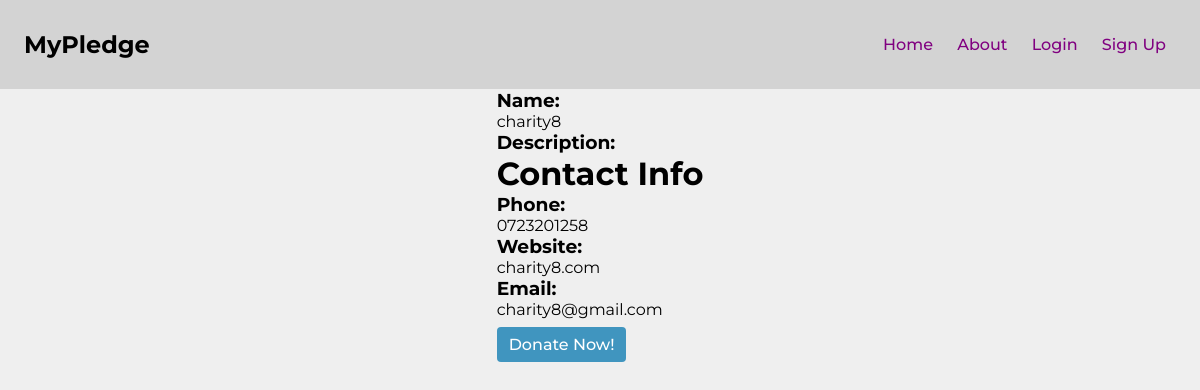
/organization/charity_info_page/5018, run on the app's committed database.
### app/models.py (models this page shows, shortened)
class Charity(db.Model, UserMixin):
    id               = Column(Integer, primary_key=True, autoincrement=False, unique=True)
    charity_name     = Column(String(64), nullable=False)
    address          = Column(String(64), nullable=False)
    zip_code         = Column(String(64), nullable=False)
    phone            = Column(String(64), nullable=False)
    website          = Column(String(64))
    email            = Column(String(64), nullable=False, unique=True)
    password         = Column(String(64), nullable=False)
    contact_name     = Column(String(64))
    contact_cell     = Column(String(64), unique=True)
    contact_position = Column(String(64))
    bank             = Column(String(64), nullable=False)
    account_number   = Column(String(64), nullable=False)
    balance          = Column(Float, default=0)
    home_page_text   = Column(String(200), default='')
    description      = Column(Text, default='')
    authenticated    = Column(Boolean, default=False)
    receipts         = db.relationship('Receipt', backref='charity', lazy='dynamic')
    pledges         = db.relationship('Pledge', backref='charity', lazy='dynamic')
    donations       = db.relationship('Donation', backref='charity', lazy='dynamic')

### app/organization/routes.py (the view)
@organization.route('/charity_info_page/<charity_id>')
def charity_info_page(charity_id):
    charity = Charity.query.filter_by(id=charity_id).first()
    return render_template('charity_info_page.html',
                           charity=charity)

### app/organization/templates/charity_info_page.html (shortened to what this page needs)
{% extends 'base.html' %}
{% block content %}
<div class="container">
    <div class="charity-item">
        <h3>Name:</h3>
        {{ charity.charity_name }}
    </div>
    <div class="charity-item">
        <h3>Description:</h3>
    </div>
    <h1>Contact Info</h1>
    <div class="charity-item">
        <h3>Phone:</h3>
        {{ charity.phone }}
    </div>
    <div class="charity-item">
        <h3>Website:</h3>
        {{ charity.website }}
    </div>
    <div class="charity-item">
        <h3>Email:</h3>
        {{ charity.email }}
    </div>
    <h1><a class="btn-donate" href="{{ url_for('organization.recurring_donation_page', charity_id=charity.id) }}">Donate Now!</a></h1>
</div>
{% endblock content %}

### app/static/main.css (style rules this page uses)
html { width: 100%; }
* { border:0; margin:0; padding: 0; box-sizing: border-box; font-family: "Montserrat", sans-serif; }
body { background: #EFEFEF; display: flex; flex-direction: column; align-items: center; justify-content: flex-start; }
a { font-weight: 500; font-size: 16px; text-decoration: none; list-style: none; padding: 0px 10px; color: purple }
.btn-donate { border:none; background: hsl(200, 50%, 50%); color: white; border-radius: .25em; padding: .5em .75em; cursor: pointer; }

### data on the page
Charity: charity_name "charity8", phone "0723201258", website "charity8.com", email "charity8@gmail.com"
